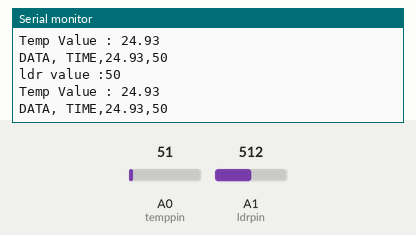
The sketch below on a simulated Arduino Uno, built with avr-gcc and run on an emulated ATmega328P. On the bench: the last lines printed to the serial monitor. The test bench sets the inputs (shaded band); at power-on: A0 (temppin) = 51, A1 (ldrpin) = 512.

Above: at 1.3 s.
1.4 s: A0 (temppin) set to 61
At 1.87 s:
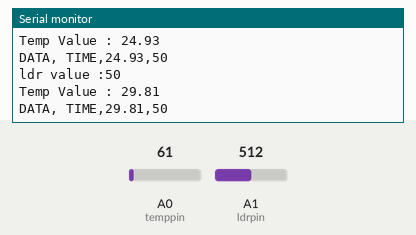
2.9 s: A1 (ldrpin) set to 716
At 3.37 s:
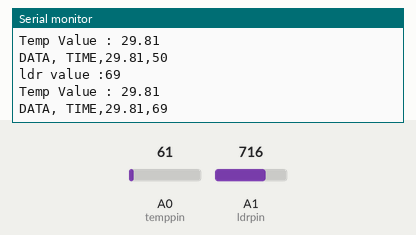
4.4 s: A0 (temppin) set to 71
At 4.88 s:
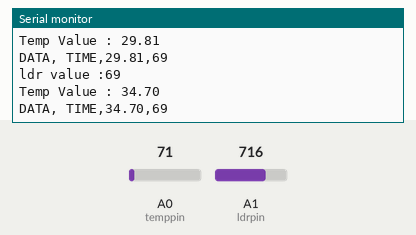
5.9 s: A1 (ldrpin) set to 900
At 6.38 s:
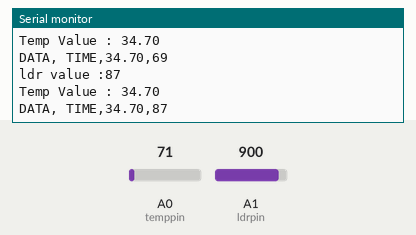
Timing chart, 0 to 8.4 s (numbered marks = the images above; inputs shaded):
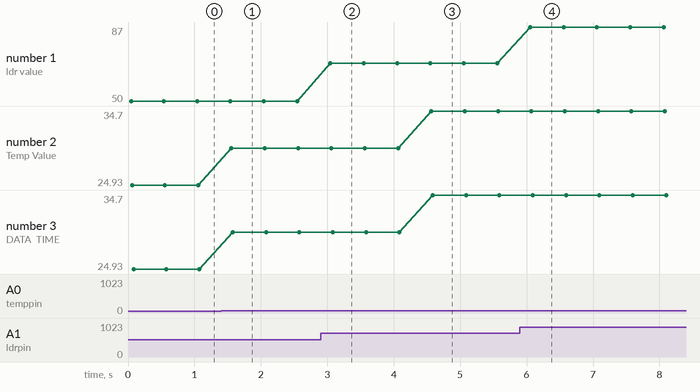

The sketch:

week6.ino
```cpp
int tval;
 float temp;
  int ldr;
  int ldrper;
  int temppin = A0;
  int ldrpin = A1;


void setup() {
  Serial.begin(9600);
  Serial.println("CLEARDATA");
  Serial.println("LABEL, CLOCK, TEMPERATURE, LIGHT");
  pinMode(temppin, INPUT);
  pinMode(ldrpin, INPUT);
}

void loop() {
  tval = analogRead(temppin);
  temp = ((float)tval/1023)*5000;
  temp = temp/10;

  ldr = analogRead(ldrpin);
  ldrper = map(ldr, 0,1023, 0,100);
  Serial.print("ldr value :");
  Serial.println(ldrper);
  Serial.print("Temp Value : ");
  Serial.println(temp);
  Serial.print("DATA, TIME,");
  Serial.print(temp);
  Serial.print(",");
  Serial.println(ldrper);
  delay(500);

}
```

Measured:
- after the input at 1.4 s, the serial monitor: prints a new line after 0.16 s (image 1)
- after the input at 2.9 s, the serial monitor: prints a new line after 0.15 s (image 2)
- after the input at 4.4 s, the serial monitor: prints a new line after 0.17 s (image 3)
- after the input at 5.9 s, the serial monitor: prints a new line after 0.16 s (image 4)
- plotted number 1: 50 → 69 after the input at 2.9 s, 69 → 87 after the input at 5.9 s
- plotted number 2: 24.93 → 29.81 after the input at 1.4 s, 29.81 → 34.7 after the input at 4.4 s
- plotted number 3: 24.93 → 29.81 after the input at 1.4 s, 29.81 → 34.7 after the input at 4.4 s
